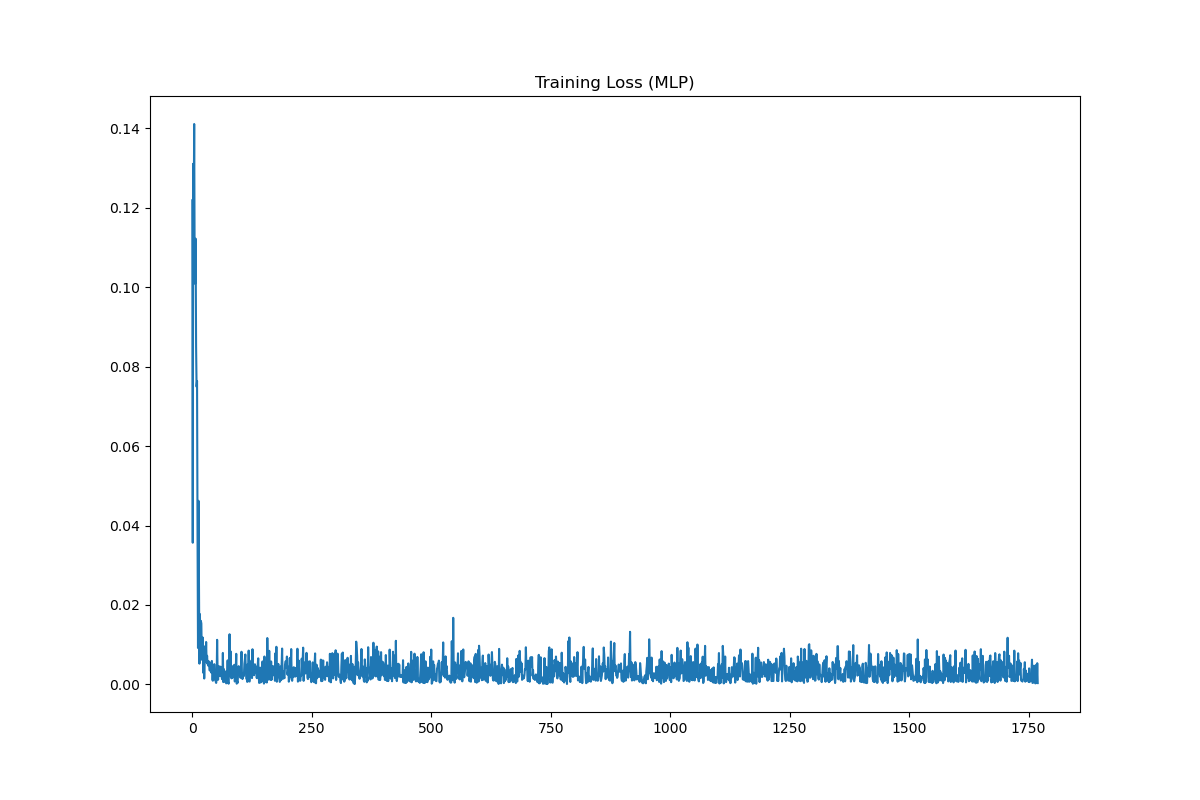

This chart was generated by the following Python code:
import torch.nn as nn
from torch.utils.data import DataLoader
import pickle
import numpy as np
import torch
import os
import pandas as pd

BATCH_SIZE = 64

with open('img_tensors.pickle', 'rb') as handle:
    img_tensors = pickle.load(handle)
    
df = pd.read_csv("SimpleCube++/train/gt.csv")

labels = []

for img in os.listdir("SimpleCube++/train/processed"):
    row = df[df["image"]==img.split(".")[0].strip()] 
    label = [row.mean_r.iloc[0], row.mean_g.iloc[0]]
    labels.append(label)

labels = np.array(labels)


from sklearn.model_selection import train_test_split

x_train, x_test, y_train, y_test = train_test_split(img_tensors, labels, test_size=0.2)

loader_train = DataLoader(
    list(zip(x_train, y_train)),
    shuffle=True,
    drop_last=True,
    batch_size=BATCH_SIZE
)

loader_test = DataLoader(
    list(zip(x_test, y_test)),
    shuffle=True,
    drop_last=True,
    batch_size=BATCH_SIZE
)

import torch.nn.functional as F

class ConvNet(nn.Module):
    def __init__(self):
        super(ConvNet, self).__init__()
        self.conv1 = nn.Conv2d(3, 64, 11, 1)
        self.conv2 = nn.Conv2d(64, 128, 7, 3)
        self.conv3 = nn.Conv2d(128, 256, 11, 1)
        self.dropout = nn.Dropout(0.2)
        self.lin1 = nn.Linear(4096,256)
        self.lin2 = nn.Linear(256,2)

    def forward(self, x):
        x = self.conv1(x)
        x = F.relu(x)
        x = F.max_pool2d(x, 2)
        x = self.conv2(x)
        x = F.relu(x)
        x = F.max_pool2d(x, 2)
        x = self.conv3(x)
        x = F.relu(x)
        x = F.max_pool2d(x, 2)
        x = self.dropout(x)
        x = torch.flatten(x, 1)
        x = self.lin1(x)
        x = F.relu(x)
        x = self.lin2(x)
        return x 
    
from tqdm import tqdm

model = ConvNet()
device = torch.device("cuda" if torch.cuda.is_available() else "cpu")
model.to(device)
optimizer = torch.optim.Adam(model.parameters(), lr = 1e-3)
loss_func = torch.nn.MSELoss()

EPOCHS = 100

losses = []

for epoch in range(EPOCHS):
    
    epoch_loss = []
            
    for batch in loader_train:
         
        optimizer.zero_grad()
        x, y = batch 
        x, y = x.to(device), y.to(device) 
        loss = loss_func(model(x.float()), y.float())
        loss.backward()
        optimizer.step()
        losses.append(loss.item())
        epoch_loss.append(loss.item())

    print("Epoch {}: MSE: {}".format(epoch, loss))
        
import matplotlib.pyplot as plt

plt.figure(figsize=(12,8))
plt.title("Training Loss (MLP)")
plt.plot(losses)
plt.savefig("convnet.png")
